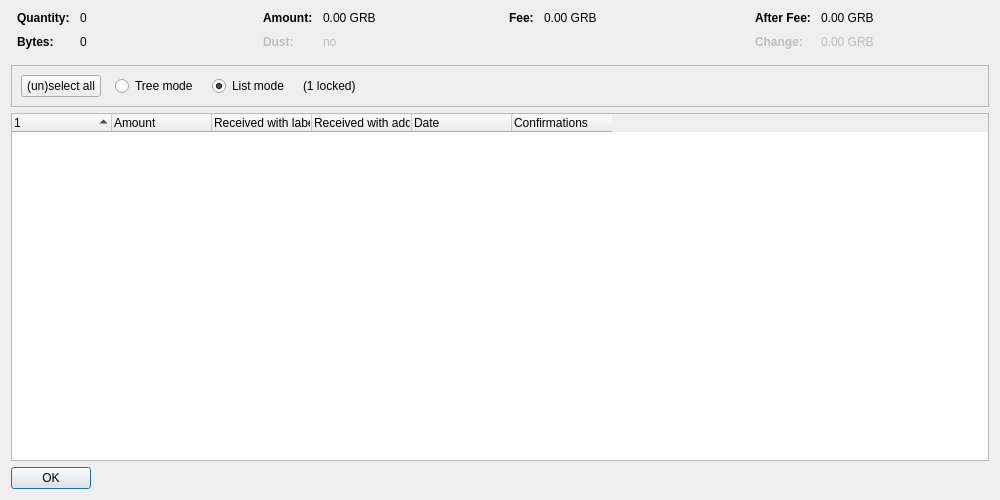
<?xml version="1.0" encoding="UTF-8"?>
<ui version="4.0">
 <class>CoinControlDialog</class>
 <widget class="QDialog" name="CoinControlDialog">
  <property name="geometry">
   <rect>
    <x>0</x>
    <y>0</y>
    <width>1000</width>
    <height>500</height>
   </rect>
  </property>
  <property name="windowTitle">
   <string>Coin Selection</string>
  </property>
  <layout class="QVBoxLayout" name="verticalLayout">
   <item>
    <layout class="QHBoxLayout" name="horizontalLayoutTop" stretch="0,0,0,0">
     <property name="topMargin">
      <number>0</number>
     </property>
     <property name="bottomMargin">
      <number>10</number>
     </property>
     <item>
      <layout class="QFormLayout" name="formLayoutCoinControl1">
       <property name="horizontalSpacing">
        <number>10</number>
       </property>
       <property name="verticalSpacing">
        <number>10</number>
       </property>
       <property name="leftMargin">
        <number>6</number>
       </property>
       <property name="rightMargin">
        <number>6</number>
       </property>
       <item row="0" column="0">
        <widget class="QLabel" name="labelCoinControlQuantityText">
         <property name="font">
          <font>
           <weight>75</weight>
           <bold>true</bold>
          </font>
         </property>
         <property name="text">
          <string>Quantity:</string>
         </property>
        </widget>
       </item>
       <item row="0" column="1">
        <widget class="QLabel" name="labelCoinControlQuantity">
         <property name="cursor">
          <cursorShape>IBeamCursor</cursorShape>
         </property>
         <property name="contextMenuPolicy">
          <enum>Qt::ActionsContextMenu</enum>
         </property>
         <property name="text">
          <string notr="true">0</string>
         </property>
         <property name="textInteractionFlags">
          <set>Qt::LinksAccessibleByMouse|Qt::TextSelectableByKeyboard|Qt::TextSelectableByMouse</set>
         </property>
        </widget>
       </item>
       <item row="1" column="0">
        <widget class="QLabel" name="labelCoinControlBytesText">
         <property name="font">
          <font>
           <weight>75</weight>
           <bold>true</bold>
          </font>
         </property>
         <property name="text">
          <string>Bytes:</string>
         </property>
        </widget>
       </item>
       <item row="1" column="1">
        <widget class="QLabel" name="labelCoinControlBytes">
         <property name="cursor">
          <cursorShape>IBeamCursor</cursorShape>
         </property>
         <property name="contextMenuPolicy">
          <enum>Qt::ActionsContextMenu</enum>
         </property>
         <property name="text">
          <string notr="true">0</string>
         </property>
         <property name="textInteractionFlags">
          <set>Qt::LinksAccessibleByMouse|Qt::TextSelectableByKeyboard|Qt::TextSelectableByMouse</set>
         </property>
        </widget>
       </item>
      </layout>
     </item>
     <item>
      <layout class="QFormLayout" name="formLayoutCoinControl2">
       <property name="horizontalSpacing">
        <number>10</number>
       </property>
       <property name="verticalSpacing">
        <number>10</number>
       </property>
       <property name="leftMargin">
        <number>6</number>
       </property>
       <property name="rightMargin">
        <number>6</number>
       </property>
       <item row="0" column="0">
        <widget class="QLabel" name="labelCoinControlAmountText">
         <property name="font">
          <font>
           <weight>75</weight>
           <bold>true</bold>
          </font>
         </property>
         <property name="text">
          <string>Amount:</string>
         </property>
        </widget>
       </item>
       <item row="0" column="1">
        <widget class="QLabel" name="labelCoinControlAmount">
         <property name="cursor">
          <cursorShape>IBeamCursor</cursorShape>
         </property>
         <property name="contextMenuPolicy">
          <enum>Qt::ActionsContextMenu</enum>
         </property>
         <property name="text">
          <string notr="true">0.00 GRB</string>
         </property>
         <property name="textInteractionFlags">
          <set>Qt::LinksAccessibleByMouse|Qt::TextSelectableByKeyboard|Qt::TextSelectableByMouse</set>
         </property>
        </widget>
       </item>
       <item row="1" column="0">
        <widget class="QLabel" name="labelCoinControlLowOutputText">
         <property name="enabled">
          <bool>false</bool>
         </property>
         <property name="font">
          <font>
           <weight>75</weight>
           <bold>true</bold>
          </font>
         </property>
         <property name="text">
          <string>Dust:</string>
         </property>
        </widget>
       </item>
       <item row="1" column="1">
        <widget class="QLabel" name="labelCoinControlLowOutput">
         <property name="enabled">
          <bool>false</bool>
         </property>
         <property name="cursor">
          <cursorShape>IBeamCursor</cursorShape>
         </property>
         <property name="contextMenuPolicy">
          <enum>Qt::ActionsContextMenu</enum>
         </property>
         <property name="text">
          <string notr="true">no</string>
         </property>
         <property name="textInteractionFlags">
          <set>Qt::LinksAccessibleByMouse|Qt::TextSelectableByKeyboard|Qt::TextSelectableByMouse</set>
         </property>
        </widget>
       </item>
      </layout>
     </item>
     <item>
      <layout class="QFormLayout" name="formLayoutCoinControl3">
       <property name="horizontalSpacing">
        <number>10</number>
       </property>
       <property name="verticalSpacing">
        <number>10</number>
       </property>
       <property name="leftMargin">
        <number>6</number>
       </property>
       <property name="rightMargin">
        <number>6</number>
       </property>
       <item row="0" column="0">
        <widget class="QLabel" name="labelCoinControlFeeText">
         <property name="font">
          <font>
           <weight>75</weight>
           <bold>true</bold>
          </font>
         </property>
         <property name="text">
          <string>Fee:</string>
         </property>
        </widget>
       </item>
       <item row="0" column="1">
        <widget class="QLabel" name="labelCoinControlFee">
         <property name="cursor">
          <cursorShape>IBeamCursor</cursorShape>
         </property>
         <property name="contextMenuPolicy">
          <enum>Qt::ActionsContextMenu</enum>
         </property>
         <property name="text">
          <string notr="true">0.00 GRB</string>
         </property>
         <property name="textInteractionFlags">
          <set>Qt::LinksAccessibleByMouse|Qt::TextSelectableByKeyboard|Qt::TextSelectableByMouse</set>
         </property>
        </widget>
       </item>
      </layout>
     </item>
     <item>
      <layout class="QFormLayout" name="formLayoutCoinControl4">
       <property name="horizontalSpacing">
        <number>10</number>
       </property>
       <property name="verticalSpacing">
        <number>10</number>
       </property>
       <property name="leftMargin">
        <number>6</number>
       </property>
       <property name="rightMargin">
        <number>6</number>
       </property>
       <item row="0" column="0">
        <widget class="QLabel" name="labelCoinControlAfterFeeText">
         <property name="font">
          <font>
           <weight>75</weight>
           <bold>true</bold>
          </font>
         </property>
         <property name="text">
          <string>After Fee:</string>
         </property>
        </widget>
       </item>
       <item row="0" column="1">
        <widget class="QLabel" name="labelCoinControlAfterFee">
         <property name="cursor">
          <cursorShape>IBeamCursor</cursorShape>
         </property>
         <property name="contextMenuPolicy">
          <enum>Qt::ActionsContextMenu</enum>
         </property>
         <property name="text">
          <string notr="true">0.00 GRB</string>
         </property>
         <property name="textInteractionFlags">
          <set>Qt::LinksAccessibleByMouse|Qt::TextSelectableByKeyboard|Qt::TextSelectableByMouse</set>
         </property>
        </widget>
       </item>
       <item row="1" column="0">
        <widget class="QLabel" name="labelCoinControlChangeText">
         <property name="enabled">
          <bool>false</bool>
         </property>
         <property name="font">
          <font>
           <weight>75</weight>
           <bold>true</bold>
          </font>
         </property>
         <property name="text">
          <string>Change:</string>
         </property>
        </widget>
       </item>
       <item row="1" column="1">
        <widget class="QLabel" name="labelCoinControlChange">
         <property name="enabled">
          <bool>false</bool>
         </property>
         <property name="cursor">
          <cursorShape>IBeamCursor</cursorShape>
         </property>
         <property name="contextMenuPolicy">
          <enum>Qt::ActionsContextMenu</enum>
         </property>
         <property name="text">
          <string notr="true">0.00 GRB</string>
         </property>
         <property name="textInteractionFlags">
          <set>Qt::LinksAccessibleByMouse|Qt::TextSelectableByKeyboard|Qt::TextSelectableByMouse</set>
         </property>
        </widget>
       </item>
      </layout>
     </item>
    </layout>
   </item>
   <item>
    <widget class="QFrame" name="frame">
     <property name="minimumSize">
      <size>
       <width>0</width>
       <height>40</height>
      </size>
     </property>
     <property name="frameShape">
      <enum>QFrame::StyledPanel</enum>
     </property>
     <property name="frameShadow">
      <enum>QFrame::Sunken</enum>
     </property>
     <layout class="QHBoxLayout" name="horizontalLayout">
      <item>
       <layout class="QHBoxLayout" name="horizontalLayoutPanel" stretch="0,0,0,0,0">
        <property name="spacing">
         <number>14</number>
        </property>
        <item>
         <widget class="QPushButton" name="pushButtonSelectAll">
          <property name="sizePolicy">
           <sizepolicy hsizetype="Maximum" vsizetype="Fixed">
            <horstretch>0</horstretch>
            <verstretch>0</verstretch>
           </sizepolicy>
          </property>
          <property name="text">
           <string>(un)select all</string>
          </property>
          <property name="autoDefault">
           <bool>false</bool>
          </property>
         </widget>
        </item>
        <item>
         <widget class="QRadioButton" name="radioTreeMode">
          <property name="sizePolicy">
           <sizepolicy hsizetype="Maximum" vsizetype="Fixed">
            <horstretch>0</horstretch>
            <verstretch>0</verstretch>
           </sizepolicy>
          </property>
          <property name="text">
           <string>Tree mode</string>
          </property>
         </widget>
        </item>
        <item>
         <widget class="QRadioButton" name="radioListMode">
          <property name="sizePolicy">
           <sizepolicy hsizetype="Maximum" vsizetype="Fixed">
            <horstretch>0</horstretch>
            <verstretch>0</verstretch>
           </sizepolicy>
          </property>
          <property name="text">
           <string>List mode</string>
          </property>
          <property name="checked">
           <bool>true</bool>
          </property>
         </widget>
        </item>
        <item>
         <widget class="QLabel" name="labelLocked">
          <property name="text">
           <string notr="true">(1 locked)</string>
          </property>
         </widget>
        </item>
        <item>
         <spacer name="horizontalSpacer">
          <property name="orientation">
           <enum>Qt::Horizontal</enum>
          </property>
          <property name="sizeHint" stdset="0">
           <size>
            <width>40</width>
            <height>20</height>
           </size>
          </property>
         </spacer>
        </item>
       </layout>
      </item>
     </layout>
    </widget>
   </item>
   <item>
    <widget class="CoinControlTreeWidget" name="treeWidget">
     <property name="contextMenuPolicy">
      <enum>Qt::CustomContextMenu</enum>
     </property>
     <property name="sortingEnabled">
      <bool>false</bool>
     </property>
     <property name="columnCount">
      <number>6</number>
     </property>
     <attribute name="headerShowSortIndicator" stdset="0">
      <bool>true</bool>
     </attribute>
     <attribute name="headerStretchLastSection">
      <bool>false</bool>
     </attribute>
     <column>
      <property name="text">
       <string/>
      </property>
     </column>
     <column>
      <property name="text">
       <string>Amount</string>
      </property>
     </column>
     <column>
      <property name="text">
       <string>Received with label</string>
      </property>
     </column>
     <column>
      <property name="text">
       <string>Received with address</string>
      </property>
     </column>
     <column>
      <property name="text">
       <string>Date</string>
      </property>
     </column>
     <column>
      <property name="text">
       <string>Confirmations</string>
      </property>
      <property name="toolTip">
       <string>Confirmed</string>
      </property>
     </column>
     <column>
      <property name="text">
       <string/>
      </property>
     </column>
     <column>
      <property name="text">
       <string/>
      </property>
     </column>
     <column>
      <property name="text">
       <string/>
      </property>
     </column>
     <column>
      <property name="text">
       <string/>
      </property>
     </column>
    </widget>
   </item>
   <item>
    <widget class="QDialogButtonBox" name="buttonBox">
     <property name="sizePolicy">
      <sizepolicy hsizetype="Maximum" vsizetype="Fixed">
       <horstretch>0</horstretch>
       <verstretch>0</verstretch>
      </sizepolicy>
     </property>
     <property name="orientation">
      <enum>Qt::Horizontal</enum>
     </property>
     <property name="standardButtons">
      <set>QDialogButtonBox::Ok</set>
     </property>
    </widget>
   </item>
  </layout>
 </widget>
 <customwidgets>
  <customwidget>
   <class>CoinControlTreeWidget</class>
   <extends>QTreeWidget</extends>
   <header>qt/coincontroltreewidget.h</header>
  </customwidget>
 </customwidgets>
 <resources/>
 <connections/>
</ui>
